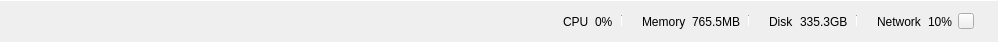
<?xml version="1.0" encoding="UTF-8"?>
<ui version="4.0">
 <class>AFResourceExtension</class>
 <widget class="QWidget" name="AFResourceExtension">
  <property name="geometry">
   <rect>
    <x>0</x>
    <y>0</y>
    <width>998</width>
    <height>42</height>
   </rect>
  </property>
  <property name="minimumSize">
   <size>
    <width>998</width>
    <height>42</height>
   </size>
  </property>
  <property name="maximumSize">
   <size>
    <width>16777215</width>
    <height>42</height>
   </size>
  </property>
  <property name="windowTitle">
   <string>Form</string>
  </property>
  <property name="styleSheet">
   <string notr="true"/>
  </property>
  <layout class="QVBoxLayout" name="verticalLayout">
   <property name="spacing">
    <number>0</number>
   </property>
   <property name="leftMargin">
    <number>0</number>
   </property>
   <property name="topMargin">
    <number>0</number>
   </property>
   <property name="rightMargin">
    <number>0</number>
   </property>
   <property name="bottomMargin">
    <number>0</number>
   </property>
   <item>
    <widget class="Line" name="line_ExtensionTopLine">
     <property name="minimumSize">
      <size>
       <width>0</width>
       <height>1</height>
      </size>
     </property>
     <property name="maximumSize">
      <size>
       <width>16777215</width>
       <height>1</height>
      </size>
     </property>
     <property name="orientation">
      <enum>Qt::Horizontal</enum>
     </property>
    </widget>
   </item>
   <item>
    <widget class="QWidget" name="widget_Container" native="true">
     <layout class="QHBoxLayout" name="horizontalLayout_5">
      <property name="spacing">
       <number>0</number>
      </property>
      <property name="leftMargin">
       <number>9</number>
      </property>
      <property name="topMargin">
       <number>5</number>
      </property>
      <property name="rightMargin">
       <number>16</number>
      </property>
      <property name="bottomMargin">
       <number>6</number>
      </property>
      <item>
       <spacer name="horizontalSpacer">
        <property name="orientation">
         <enum>Qt::Horizontal</enum>
        </property>
        <property name="sizeHint" stdset="0">
         <size>
          <width>533</width>
          <height>25</height>
         </size>
        </property>
       </spacer>
      </item>
      <item alignment="Qt::AlignVCenter">
       <widget class="QWidget" name="widget_ResourceCpu" native="true">
        <property name="minimumSize">
         <size>
          <width>0</width>
          <height>31</height>
         </size>
        </property>
        <property name="maximumSize">
         <size>
          <width>16777215</width>
          <height>31</height>
         </size>
        </property>
        <layout class="QHBoxLayout" name="horizontalLayout_2">
         <property name="leftMargin">
          <number>8</number>
         </property>
         <property name="topMargin">
          <number>7</number>
         </property>
         <property name="rightMargin">
          <number>8</number>
         </property>
         <property name="bottomMargin">
          <number>7</number>
         </property>
         <item alignment="Qt::AlignVCenter">
          <widget class="QWidget" name="widget_CpuIcon" native="true">
           <property name="minimumSize">
            <size>
             <width>0</width>
             <height>16</height>
            </size>
           </property>
           <property name="maximumSize">
            <size>
             <width>16777215</width>
             <height>16777215</height>
            </size>
           </property>
           <layout class="QVBoxLayout" name="verticalLayout_5">
            <property name="spacing">
             <number>0</number>
            </property>
            <property name="leftMargin">
             <number>0</number>
            </property>
            <property name="topMargin">
             <number>4</number>
            </property>
            <property name="rightMargin">
             <number>0</number>
            </property>
            <property name="bottomMargin">
             <number>0</number>
            </property>
            <item alignment="Qt::AlignHCenter|Qt::AlignVCenter">
             <widget class="QLabel" name="label_CpuIcon">
              <property name="minimumSize">
               <size>
                <width>6</width>
                <height>6</height>
               </size>
              </property>
              <property name="maximumSize">
               <size>
                <width>6</width>
                <height>6</height>
               </size>
              </property>
              <property name="styleSheet">
               <string notr="true">image: url(&quot;../assets/stat/normal-ellipse.svg&quot;);</string>
              </property>
              <property name="text">
               <string/>
              </property>
             </widget>
            </item>
           </layout>
          </widget>
         </item>
         <item alignment="Qt::AlignVCenter">
          <widget class="QLabel" name="label_Cpu">
           <property name="minimumSize">
            <size>
             <width>0</width>
             <height>17</height>
            </size>
           </property>
           <property name="maximumSize">
            <size>
             <width>16777215</width>
             <height>17</height>
            </size>
           </property>
           <property name="styleSheet">
            <string notr="true"/>
           </property>
           <property name="text">
            <string>CPU</string>
           </property>
          </widget>
         </item>
         <item alignment="Qt::AlignVCenter">
          <widget class="QLabel" name="label_CpuValue">
           <property name="minimumSize">
            <size>
             <width>0</width>
             <height>17</height>
            </size>
           </property>
           <property name="maximumSize">
            <size>
             <width>16777215</width>
             <height>17</height>
            </size>
           </property>
           <property name="styleSheet">
            <string notr="true"/>
           </property>
           <property name="text">
            <string>0%</string>
           </property>
          </widget>
         </item>
        </layout>
       </widget>
      </item>
      <item>
       <widget class="Line" name="line_ExtensionDivider1">
        <property name="sizePolicy">
         <sizepolicy hsizetype="Fixed" vsizetype="Fixed">
          <horstretch>0</horstretch>
          <verstretch>0</verstretch>
         </sizepolicy>
        </property>
        <property name="minimumSize">
         <size>
          <width>1</width>
          <height>12</height>
         </size>
        </property>
        <property name="maximumSize">
         <size>
          <width>1</width>
          <height>12</height>
         </size>
        </property>
        <property name="orientation">
         <enum>Qt::Vertical</enum>
        </property>
       </widget>
      </item>
      <item>
       <widget class="QWidget" name="widget_ResourceMemory" native="true">
        <property name="minimumSize">
         <size>
          <width>0</width>
          <height>31</height>
         </size>
        </property>
        <property name="maximumSize">
         <size>
          <width>16777215</width>
          <height>31</height>
         </size>
        </property>
        <layout class="QHBoxLayout" name="horizontalLayout">
         <property name="leftMargin">
          <number>8</number>
         </property>
         <property name="topMargin">
          <number>7</number>
         </property>
         <property name="rightMargin">
          <number>8</number>
         </property>
         <property name="bottomMargin">
          <number>7</number>
         </property>
         <item alignment="Qt::AlignVCenter">
          <widget class="QWidget" name="widget_MemoryIcon" native="true">
           <property name="minimumSize">
            <size>
             <width>0</width>
             <height>16</height>
            </size>
           </property>
           <property name="maximumSize">
            <size>
             <width>16777215</width>
             <height>16777215</height>
            </size>
           </property>
           <layout class="QVBoxLayout" name="verticalLayout_2">
            <property name="spacing">
             <number>0</number>
            </property>
            <property name="leftMargin">
             <number>0</number>
            </property>
            <property name="topMargin">
             <number>4</number>
            </property>
            <property name="rightMargin">
             <number>0</number>
            </property>
            <property name="bottomMargin">
             <number>0</number>
            </property>
            <item alignment="Qt::AlignVCenter">
             <widget class="QLabel" name="label_MemoryIcon">
              <property name="minimumSize">
               <size>
                <width>6</width>
                <height>6</height>
               </size>
              </property>
              <property name="maximumSize">
               <size>
                <width>6</width>
                <height>6</height>
               </size>
              </property>
              <property name="styleSheet">
               <string notr="true">image: url(&quot;../assets/stat/normal-ellipse.svg&quot;);</string>
              </property>
              <property name="text">
               <string/>
              </property>
             </widget>
            </item>
           </layout>
          </widget>
         </item>
         <item alignment="Qt::AlignVCenter">
          <widget class="QLabel" name="label_Memory">
           <property name="minimumSize">
            <size>
             <width>0</width>
             <height>17</height>
            </size>
           </property>
           <property name="maximumSize">
            <size>
             <width>16777215</width>
             <height>17</height>
            </size>
           </property>
           <property name="styleSheet">
            <string notr="true"/>
           </property>
           <property name="text">
            <string>Memory</string>
           </property>
          </widget>
         </item>
         <item alignment="Qt::AlignVCenter">
          <widget class="QLabel" name="label_MemoryValue">
           <property name="minimumSize">
            <size>
             <width>0</width>
             <height>17</height>
            </size>
           </property>
           <property name="maximumSize">
            <size>
             <width>16777215</width>
             <height>17</height>
            </size>
           </property>
           <property name="styleSheet">
            <string notr="true"/>
           </property>
           <property name="text">
            <string>765.5MB</string>
           </property>
          </widget>
         </item>
        </layout>
       </widget>
      </item>
      <item alignment="Qt::AlignVCenter">
       <widget class="Line" name="line_ExtensionDivider2">
        <property name="sizePolicy">
         <sizepolicy hsizetype="Fixed" vsizetype="Fixed">
          <horstretch>0</horstretch>
          <verstretch>0</verstretch>
         </sizepolicy>
        </property>
        <property name="minimumSize">
         <size>
          <width>1</width>
          <height>12</height>
         </size>
        </property>
        <property name="maximumSize">
         <size>
          <width>1</width>
          <height>12</height>
         </size>
        </property>
        <property name="orientation">
         <enum>Qt::Vertical</enum>
        </property>
       </widget>
      </item>
      <item>
       <widget class="QWidget" name="widget_ResourceDisk" native="true">
        <property name="minimumSize">
         <size>
          <width>0</width>
          <height>31</height>
         </size>
        </property>
        <property name="maximumSize">
         <size>
          <width>16777215</width>
          <height>31</height>
         </size>
        </property>
        <layout class="QHBoxLayout" name="horizontalLayout_3">
         <property name="leftMargin">
          <number>8</number>
         </property>
         <property name="topMargin">
          <number>7</number>
         </property>
         <property name="rightMargin">
          <number>8</number>
         </property>
         <property name="bottomMargin">
          <number>7</number>
         </property>
         <item alignment="Qt::AlignVCenter">
          <widget class="QWidget" name="widget_DiskIcon" native="true">
           <property name="minimumSize">
            <size>
             <width>0</width>
             <height>16</height>
            </size>
           </property>
           <property name="maximumSize">
            <size>
             <width>16777215</width>
             <height>16777215</height>
            </size>
           </property>
           <property name="styleSheet">
            <string notr="true"/>
           </property>
           <layout class="QVBoxLayout" name="verticalLayout_3">
            <property name="spacing">
             <number>0</number>
            </property>
            <property name="leftMargin">
             <number>0</number>
            </property>
            <property name="topMargin">
             <number>4</number>
            </property>
            <property name="rightMargin">
             <number>0</number>
            </property>
            <property name="bottomMargin">
             <number>0</number>
            </property>
            <item alignment="Qt::AlignVCenter">
             <widget class="QLabel" name="label_DiskIcon">
              <property name="minimumSize">
               <size>
                <width>6</width>
                <height>6</height>
               </size>
              </property>
              <property name="maximumSize">
               <size>
                <width>6</width>
                <height>6</height>
               </size>
              </property>
              <property name="styleSheet">
               <string notr="true">image: url(&quot;../assets/stat/normal-ellipse.svg&quot;);</string>
              </property>
              <property name="text">
               <string/>
              </property>
             </widget>
            </item>
           </layout>
          </widget>
         </item>
         <item alignment="Qt::AlignVCenter">
          <widget class="QLabel" name="label_Disk">
           <property name="minimumSize">
            <size>
             <width>0</width>
             <height>17</height>
            </size>
           </property>
           <property name="maximumSize">
            <size>
             <width>16777215</width>
             <height>17</height>
            </size>
           </property>
           <property name="styleSheet">
            <string notr="true"/>
           </property>
           <property name="text">
            <string>Disk</string>
           </property>
          </widget>
         </item>
         <item alignment="Qt::AlignVCenter">
          <widget class="QLabel" name="label_DiskValue">
           <property name="minimumSize">
            <size>
             <width>0</width>
             <height>17</height>
            </size>
           </property>
           <property name="maximumSize">
            <size>
             <width>16777215</width>
             <height>17</height>
            </size>
           </property>
           <property name="styleSheet">
            <string notr="true"/>
           </property>
           <property name="text">
            <string>335.3GB</string>
           </property>
          </widget>
         </item>
        </layout>
       </widget>
      </item>
      <item>
       <widget class="Line" name="line_ExtensionDivider3">
        <property name="sizePolicy">
         <sizepolicy hsizetype="Fixed" vsizetype="Fixed">
          <horstretch>0</horstretch>
          <verstretch>0</verstretch>
         </sizepolicy>
        </property>
        <property name="minimumSize">
         <size>
          <width>1</width>
          <height>12</height>
         </size>
        </property>
        <property name="maximumSize">
         <size>
          <width>1</width>
          <height>12</height>
         </size>
        </property>
        <property name="orientation">
         <enum>Qt::Vertical</enum>
        </property>
       </widget>
      </item>
      <item alignment="Qt::AlignVCenter">
       <widget class="QWidget" name="widget_ResourceNetwork" native="true">
        <property name="minimumSize">
         <size>
          <width>0</width>
          <height>31</height>
         </size>
        </property>
        <property name="maximumSize">
         <size>
          <width>16777215</width>
          <height>31</height>
         </size>
        </property>
        <layout class="QHBoxLayout" name="horizontalLayout_4">
         <property name="leftMargin">
          <number>8</number>
         </property>
         <property name="topMargin">
          <number>7</number>
         </property>
         <property name="rightMargin">
          <number>8</number>
         </property>
         <property name="bottomMargin">
          <number>7</number>
         </property>
         <item alignment="Qt::AlignVCenter">
          <widget class="QWidget" name="widget_NetworkIcon" native="true">
           <property name="minimumSize">
            <size>
             <width>0</width>
             <height>16</height>
            </size>
           </property>
           <property name="maximumSize">
            <size>
             <width>16777215</width>
             <height>16777215</height>
            </size>
           </property>
           <property name="styleSheet">
            <string notr="true"/>
           </property>
           <layout class="QVBoxLayout" name="verticalLayout_4">
            <property name="spacing">
             <number>0</number>
            </property>
            <property name="leftMargin">
             <number>0</number>
            </property>
            <property name="topMargin">
             <number>4</number>
            </property>
            <property name="rightMargin">
             <number>0</number>
            </property>
            <property name="bottomMargin">
             <number>0</number>
            </property>
            <item alignment="Qt::AlignVCenter">
             <widget class="QLabel" name="label_NetworkIcon">
              <property name="minimumSize">
               <size>
                <width>6</width>
                <height>6</height>
               </size>
              </property>
              <property name="maximumSize">
               <size>
                <width>6</width>
                <height>6</height>
               </size>
              </property>
              <property name="styleSheet">
               <string notr="true">image: url(&quot;../assets/stat/normal-ellipse.svg&quot;);</string>
              </property>
              <property name="text">
               <string/>
              </property>
             </widget>
            </item>
           </layout>
          </widget>
         </item>
         <item alignment="Qt::AlignVCenter">
          <widget class="QLabel" name="label_Network">
           <property name="minimumSize">
            <size>
             <width>0</width>
             <height>17</height>
            </size>
           </property>
           <property name="maximumSize">
            <size>
             <width>16777215</width>
             <height>17</height>
            </size>
           </property>
           <property name="styleSheet">
            <string notr="true"/>
           </property>
           <property name="text">
            <string>Network</string>
           </property>
          </widget>
         </item>
         <item alignment="Qt::AlignVCenter">
          <widget class="QLabel" name="label_NetworkValue">
           <property name="minimumSize">
            <size>
             <width>0</width>
             <height>17</height>
            </size>
           </property>
           <property name="maximumSize">
            <size>
             <width>16777215</width>
             <height>17</height>
            </size>
           </property>
           <property name="styleSheet">
            <string notr="true"/>
           </property>
           <property name="text">
            <string>10%</string>
           </property>
          </widget>
         </item>
         <item>
          <widget class="QPushButton" name="pushButton_Stat">
           <property name="minimumSize">
            <size>
             <width>16</width>
             <height>16</height>
            </size>
           </property>
           <property name="maximumSize">
            <size>
             <width>16</width>
             <height>16</height>
            </size>
           </property>
           <property name="text">
            <string/>
           </property>
          </widget>
         </item>
        </layout>
       </widget>
      </item>
     </layout>
    </widget>
   </item>
  </layout>
 </widget>
 <resources/>
 <connections/>
</ui>
